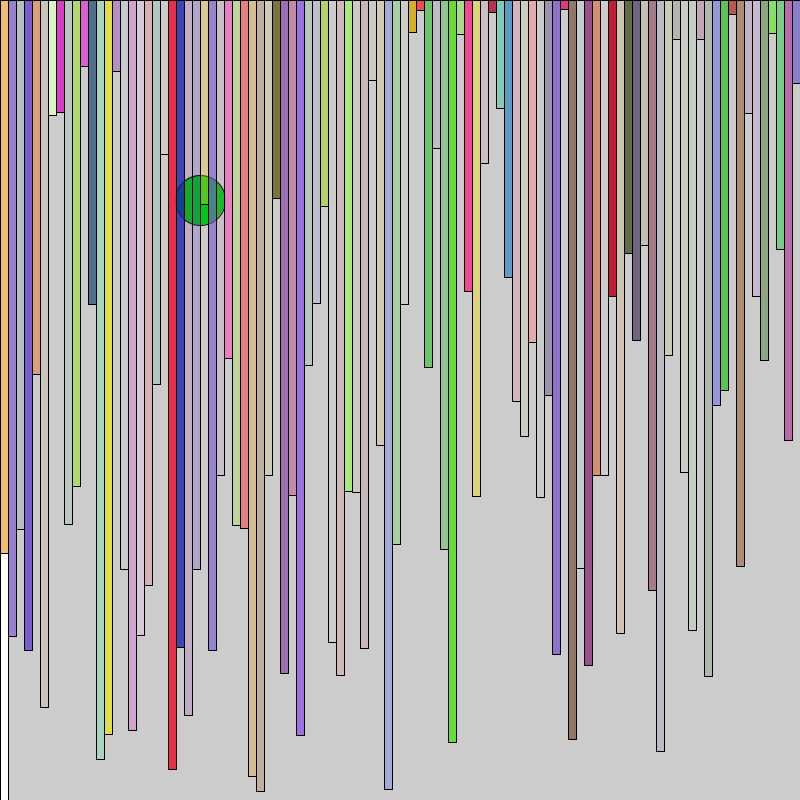
Frame 1 (no input)
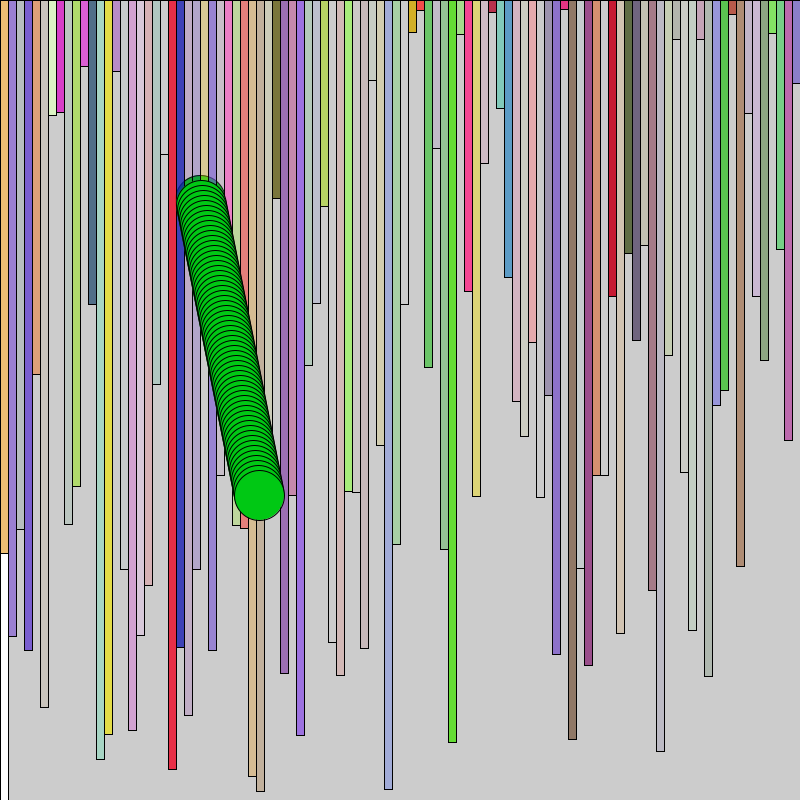
Frame 60 (the mouse pressed at the canvas centre just before this capture)
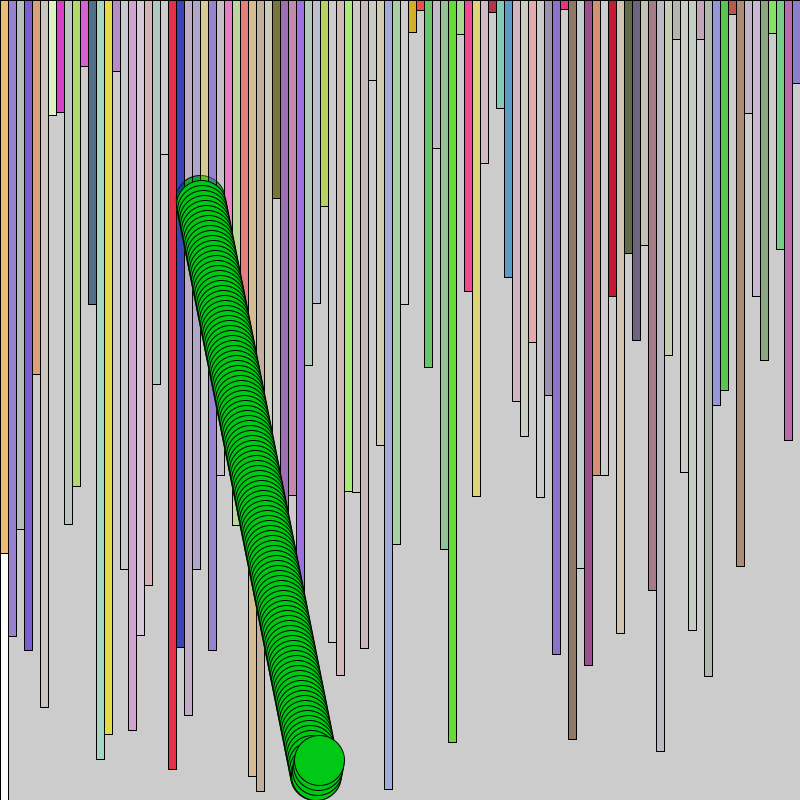
Frame 120 (the mouse held since frame 60 and released just before this capture)

The Processing sketch that drew these frames (run headless with seeded random() and noise(); from frame 60 on, the mouse is pressed at the canvas centre):

// Processing sketch: Week_8_Quiz
// ── Week_8_Quiz.pde
//Initially thought this would have something to do with the code from the Markov examples but couldn't seem to make the two work.
//Went through some old code and found how to generate grid structures or multiple objects using arrays.
float[] values = {0.691985, 0.795794, 0.6617521, 0.8133859, 0.46798468, 0.8840414, 0.1441027, 0.14055121, 0.6550779, 0.6083902, 0.08358055, 0.38085133, 0.94942605, 0.9181809, 0.08933967, 0.7113727, 0.9127236, 0.7946792, 0.73184305, 0.48032027, 0.19331998, 0.96156573, 0.8092235, 0.89406, 0.7124853, 0.25608963, 0.81280166, 0.594475, 0.4475516, 0.6568898, 0.6606834, 0.9705857, 0.9898095, 0.594049, 0.24849492, 0.8422875, 0.6198024, 0.9193797, 0.45735377, 0.3799066, 0.2582633, 0.8029286, 0.8448993, 0.61408013, 0.61523986, 0.8110541, 0.10003924, 0.55735385, 0.9864199, 0.6811253, 0.3810436, 0.04112482, 0.013410926, 0.45997918, 0.18539858, 0.68651795, 0.92846656, 0.042951107, 0.3647117, 0.620978, 0.2042427, 0.015881836, 0.13584733, 0.34742516, 0.5015801, 0.5454508, 0.42790967, 0.6215074, 0.49465632, 0.8180565, 0.011841655, 0.92468226, 0.7103479, 0.8319569, 0.5940603, 0.5945724, 0.37014925, 0.79231834, 0.31712145, 0.4254008, 0.30698246, 0.73814327, 0.9389292, 0.44458085, 0.049805462, 0.5908275, 0.7881539, 0.049094856, 0.8458095, 0.5065281, 0.4885738, 0.017648816, 0.7085428, 0.14193028, 0.37093294, 0.45037812, 0.041483343, 0.3118266, 0.5501475, 0.10385203};
int num = 100;
int[] colors = new int[num];
float barW;
float barH;
int X;
//int Y;
float ballW = width/2;
float ballH = width/2;
PVector pos, vel;

void setup() {
size(800,800); 
pos = new PVector (200,200);
vel = new PVector (1,5);
for( int i = 0; i < values.length; i ++){
 colors[i] = int (random(0,255));
 colors[i] = color (random(0,255), (random(0,255)), (random(0,255)), (random(0,255)));
//Initially thought that making the width equal to the length of the array would work but
//the bars didn't come out right.
//I then opted to multiply the width of the canvas by the length, since I recalled
//you mentioning something about width but this wasn't right either.
//I then settled on dividing which seemed more accurate.
//barW = values.length;
//barW = width*values.length;
 barW = width/values.length;
//Through looking at different examples of old code I remembered the '[i]' variable
//which always confused me but dividing that by the height seemed to work in older code.
 barH = height/values[i];
//Thought the y coordinate would need to also be altered in order to generate the bar graph like structure
//but it only stacked them in one corner so decided to remove it and try without creating a variable for Y.
//Also initially used different values in the y coordinates but realized it alters the height of the bar locations wrong.
//Experimented until I saw 0 works
 rect(X,0,barW,barH);
//I thought initially that the x coordinate should stay the same as the y coordinate
//but after seeing it didn't work and remembering that we needed to work on
//the width in the sketch, I decided to play around with the x coordinate
//and the size of the rectangle which was divided by the length of the array
//which eventually led to the below code.
 X *= barW;
 //Y += barH;
 }

}


void draw() {
//Couldn't figure out how to add in a background without the rectangles
//disappearing.

fill(0,200,20);
//I couldn't figure out how to get the ellipse to work with the rectangle grid system
ellipse(pos.x, pos.y, ballW, ballH);
pos.add(vel);


for( int i = 0; i < values.length; i ++){
 colors[i] = int (random(0,255));
 colors[i] = color (random(0,255), (random(0,255)), (random(0,255)), (random(0,255)));
 barW = width/values.length;
//As with the example further below, I decided to play around with the values in draw
//separately from the setup function and saw strangely that it made the sketch work
//although I'll admit I don't know why
 barH = height*values[i];
 fill(colors[i]);
 rect(X,0,barW,barH);
//For some odd reason I realized that after playing around with the code below to have
// it '+' here and '*' in setup actually made the color function work
//which confused me but at least it works now
 X += barW;
 //Y += barH;
  
 }


  if(pos.x > width - ballW/2 || pos.x < ballW/2){
      pos.x -= vel.x;
      vel.x *= -1; 

    }
    if(pos.y > height - ballH/2 || pos.y < ballH/2){
      pos.y -= vel.y;
      vel.y *= -1; 

    }
}
